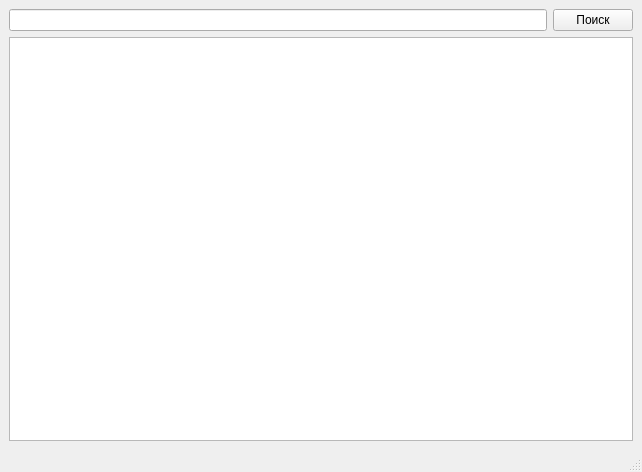
<?xml version="1.0" encoding="UTF-8"?>
<ui version="4.0">
 <class>MainWindow</class>
 <widget class="QMainWindow" name="MainWindow">
  <property name="geometry">
   <rect>
    <x>0</x>
    <y>0</y>
    <width>642</width>
    <height>472</height>
   </rect>
  </property>
  <property name="windowTitle">
   <string>Network | Task 3</string>
  </property>
  <widget class="QWidget" name="centralwidget">
   <layout class="QHBoxLayout" name="horizontalLayout">
    <item>
     <layout class="QGridLayout" name="gridLayout_2">
      <item row="0" column="0">
       <widget class="QLineEdit" name="searchLine"/>
      </item>
      <item row="0" column="1">
       <widget class="QPushButton" name="searchBtn">
        <property name="text">
         <string>Поиск</string>
        </property>
       </widget>
      </item>
      <item row="1" column="0" colspan="2">
       <widget class="QListWidget" name="list"/>
      </item>
     </layout>
    </item>
   </layout>
  </widget>
  <widget class="QMenuBar" name="menubar">
   <property name="geometry">
    <rect>
     <x>0</x>
     <y>0</y>
     <width>642</width>
     <height>22</height>
    </rect>
   </property>
  </widget>
  <widget class="QStatusBar" name="statusbar"/>
 </widget>
 <resources/>
 <connections/>
</ui>
